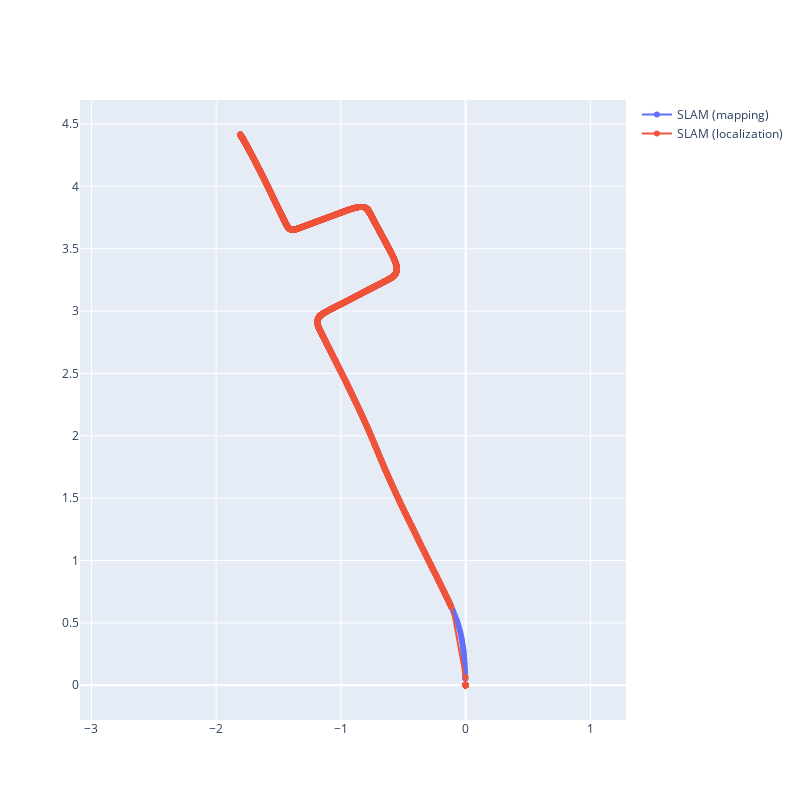

Notebook code cell kept with this figure:
### Code cell
from typing import List

import numpy as np
import pandas as pd
import plotly.express as px
import plotly.graph_objects as go
from keras.layers import Dense, Normalization
from keras.models import Sequential
from keras.optimizers import Adam
from keras.regularizers import L2

from utils import ORBSLAMResults, umeyama_alignment, kabsch_umeyama, estimate_helmert_parameters, helmert_transform

results = ORBSLAMResults("data")

keyframes = results.keyframes[1:]  # Skip first keyframe, GPS at (0, 0, 0)

slam_trajectory = np.array([(kf.x, kf.y, kf.z) for kf in keyframes])
slam_estimated_trajectory = np.array([(p.lat, p.lon, p.alt) for p in results.slam_estimates])

fig = go.Figure()

# fig.add_trace(
#     go.Scatter3d(
#         x=slam_trajectory[:, 0],
#         y=slam_trajectory[:, 1],
#         z=slam_trajectory[:, 2],
#         mode='markers',
#         name='SLAM trajectory')
# )
# fig.add_trace(
#     go.Scatter3d(
#         x=slam_estimated_trajectory[:, 0],
#         y=slam_estimated_trajectory[:, 1],
#         z=slam_estimated_trajectory[:, 2],
#         mode='markers',
#         name='SLAM estimated trajectory')
# )

fig.add_trace(
    go.Scatter(
        x=slam_trajectory[:, 0],
        y=slam_trajectory[:, 2],
        # z=slam_trajectory[:, 2],
        mode='markers+lines',
        name='SLAM (mapping)')
)
fig.add_trace(
    go.Scatter(
        x=slam_estimated_trajectory[:, 0],
        y=slam_estimated_trajectory[:, 2],
        # z=slam_estimated_trajectory[:, 2],
        mode='markers+lines',
        name='SLAM (localization)')
)
fig.update_yaxes(
    scaleanchor="x",
    scaleratio=1,
  )
fig.update_layout(height=800, width=800)
fig.show()

### Figure 1 — Plotly figure (JSON) as saved in the notebook; plotly's stock layout.template omitted (floating-point values rounded to 4 significant figures; data arrays with more than 128 entries replaced by an {"elided": "..."} marker saying what was removed)
{"data": [{"mode": "markers+lines", "name": "SLAM (mapping)", "type": "scatter", "x": {"elided": "490 float values"}, "y": {"elided": "490 float values"}}, {"mode": "markers+lines", "name": "SLAM (localization)", "type": "scatter", "x": {"elided": "2976 float values"}, "y": {"elided": "2976 float values"}}], "layout": {"height": 800, "width": 800, "yaxis": {"scaleanchor": "x", "scaleratio": 1}}}
